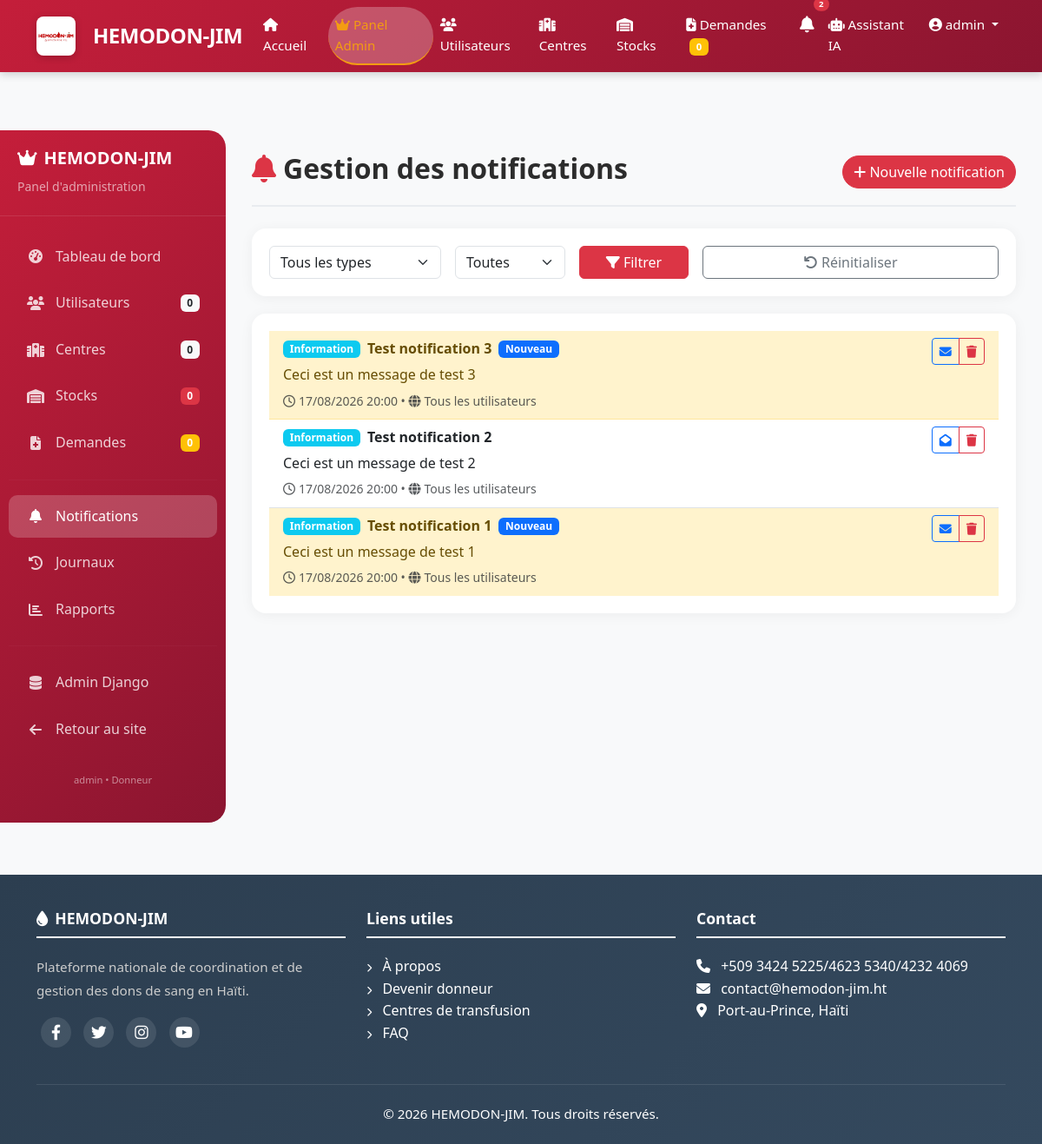
Page /admin-panel/notifications/ (signed in) on the committed database.
### apps/authentification/models.py (models this page shows, shortened)
class User(AbstractUser):
    GROUPE_CHOICES = [
        ('donneur', 'Donneur'),
        ('hospitalier', 'Personnel Hospitalier'),
        ('admin', 'Administrateur'),
        ('pnts', 'PNTS'),
    ]
    GROUPE_SANGUIN_CHOICES = [
        ('A+', 'A+'), ('A-', 'A-'),
        ('B+', 'B+'), ('B-', 'B-'),
        ('AB+', 'AB+'), ('AB-', 'AB-'),
        ('O+', 'O+'), ('O-', 'O-'),
    ]
    groupe = models.CharField(max_length=20, choices=GROUPE_CHOICES, default='donneur')
    telephone = models.CharField(max_length=20, unique=True)
    adresse = models.TextField(blank=True, null=True)
    commune = models.CharField(max_length=100, blank=True, null=True)
    departement = models.CharField(max_length=100, blank=True, null=True)
    date_naissance = models.DateField(null=True, blank=True)
    groupe_sanguin = models.CharField(max_length=3, choices=GROUPE_SANGUIN_CHOICES, blank=True, null=True)
    est_eligible = models.BooleanField(default=True)
    photo = models.ImageField(upload_to='photos/', blank=True, null=True)
    created_at = models.DateTimeField(auto_now_add=True)
    updated_at = models.DateTimeField(auto_now=True)
    class Meta:
        db_table = 'users'
        verbose_name = 'Utilisateur'
        verbose_name_plural = 'Utilisateurs'

### apps/app_admin/models.py (models this page shows, shortened)
class Notification(models.Model):
    TYPE_CHOICES = [
        ('info', 'Information'),
        ('success', 'Succès'),
        ('warning', 'Alerte'),
        ('danger', 'Urgent'),
        ('system', 'Système'),
    ]
    titre = models.CharField(max_length=200)
    message = models.TextField()
    type = models.CharField(max_length=20, choices=TYPE_CHOICES, default='info')
    est_lue = models.BooleanField(default=False)
    pour_tous = models.BooleanField(default=True)
    utilisateurs = models.ManyToManyField(User, blank=True, related_name='notifications')
    lien = models.CharField(max_length=200, blank=True, null=True)
    date_creation = models.DateTimeField(auto_now_add=True)
    date_mise_a_jour = models.DateTimeField(auto_now=True)
    class Meta:
        ordering = ['-date_creation']
        verbose_name = 'Notification'
        verbose_name_plural = 'Notifications'

### apps/app_admin/views.py (the view)
# urls.py: path('admin-panel/notifications/', views.admin_notifications, name='notifications'),
@login_required
@user_passes_test(is_admin)
def admin_notifications(request):
    notifications = Notification.objects.all().order_by('-date_creation')
    type_notif = request.GET.get('type')
    if type_notif:
        notifications = notifications.filter(type=type_notif)
    lu = request.GET.get('lu')
    if lu == 'true':
        notifications = notifications.filter(est_lue=True)
    elif lu == 'false':
        notifications = notifications.filter(est_lue=False)
    paginator = Paginator(notifications, 20)
    page_number = request.GET.get('page')
    notifications_page = paginator.get_page(page_number)
    context = {
        'notifications': notifications_page,
        'types': Notification.TYPE_CHOICES,
        'title': 'Flux d\'actualités - Notifications',
        'active_page': 'notifications',
    }
    return render(request, 'app_admin/notifications.html', context)

### templates/app_admin/notifications.html (shortened to what this page needs)
{% extends 'app_admin/base_admin.html' %}
{% load static %}
{% block admin_content %}
<div class="page-header">
    <h2><i class="fas fa-bell me-2 text-danger"></i>Gestion des notifications</h2>
    <a href="{% url 'app_admin:notification_create' %}" class="btn btn-danger">
        <i class="fas fa-plus"></i> Nouvelle notification
    </a>
</div>
<div class="admin-card">
    <form method="GET" class="row g-3">
        <div class="col-md-3">
            <select name="type" class="form-select">
                <option value="">Tous les types</option>
            </select>
        </div>
        <div class="col-md-2">
            <select name="lu" class="form-select">
                <option value="">Toutes</option>
            </select>
        </div>
        <div class="col-md-2">
            <button type="submit" class="btn btn-danger w-100">
                <i class="fas fa-filter"></i> Filtrer
            </button>
        </div>
        <div class="col-md-5">
            <a href="{% url 'app_admin:notifications' %}" class="btn btn-outline-secondary w-100">
                <i class="fas fa-undo"></i> Réinitialiser
            </a>
        </div>
    </form>
</div>
<div class="admin-card">
    <div class="list-group list-group-flush">
        {% for notif in notifications %}
        <div class="list-group-item d-flex justify-content-between align-items-start {% if not notif.est_lue %}list-group-item-warning{% endif %}">
            <div class="flex-grow-1">
                <div class="d-flex align-items-center mb-1">
                    <span class="badge {% if notif.type == 'danger' %}bg-danger{% elif notif.type == 'warning' %}bg-warning{% elif notif.type == 'success' %}bg-success{% elif notif.type == 'system' %}bg-secondary{% else %}bg-info{% endif %} me-2">
                        {{ notif.get_type_display }}
                    </span>
                    <strong>{{ notif.titre }}</strong>
                    {% if not notif.est_lue %}
                    <span class="badge bg-primary ms-2">Nouveau</span>
                    {% endif %}
                </div>
                <p class="mb-1">{{ notif.message }}</p>
                <small class="text-muted">
                    <i class="far fa-clock me-1"></i>{{ notif.date_creation|date:"d/m/Y H:i" }}
                    {% if not notif.pour_tous %}
                    • <i class="fas fa-users me-1"></i>{{ notif.utilisateurs.count }} destinataires
                    {% else %}
                    • <i class="fas fa-globe me-1"></i>Tous les utilisateurs
                    {% endif %}
                </small>
            </div>
            <div class="btn-group btn-group-sm">
                <a href="{% url 'app_admin:notification_toggle_read' notif.id %}"
                class="btn btn-outline-primary"
                onclick="return confirm('Marquer comme {% if notif.est_lue %}lu{% else %}non lu{% endif %} ?')">
                    <i class="fas {% if notif.est_lue %}fa-envelope-open{% else %}fa-envelope{% endif %}"></i>
                </a>
                <a href="{% url 'app_admin:notification_delete' notif.id %}"
                   class="btn btn-outline-danger"
                   onclick="return confirm('Supprimer cette notification ?')">
                    <i class="fas fa-trash"></i>
                </a>
            </div>
        </div>
        {% empty %}
        <div class="text-center py-4">
            <i class="fas fa-inbox fa-3x text-muted d-block mb-2"></i>
            <p class="text-muted mb-0">Aucune notification trouvée</p>
        </div>
        {% endfor %}
    </div>
</div>
{% endblock %}

### apps/app_admin/templates/app_admin/base_admin.html (shortened to what this page needs)
{% extends 'base.html' %}
{% load static %}
{% block content %}
<div class="admin-wrapper">
    <div class="admin-sidebar">
        <div class="sidebar-brand">
            <h5><i class="fas fa-crown me-2"></i>HEMODON-JIM</h5>
            <small>Panel d'administration</small>
        </div>
        <nav class="nav flex-column">
            <a class="nav-link {% if active_page == 'dashboard' %}active{% endif %}" href="{% url 'app_admin:dashboard' %}">
                <i class="fas fa-tachometer-alt"></i> Tableau de bord
            </a>
            <a class="nav-link {% if active_page == 'users' %}active{% endif %}" href="{% url 'app_admin:users' %}">
                <i class="fas fa-users"></i> Utilisateurs
                <span class="badge bg-light text-dark">{{ stats.total_donneurs|default:0 }}</span>
            </a>
            <a class="nav-link {% if active_page == 'centres' %}active{% endif %}" href="{% url 'app_admin:centres' %}">
                <i class="fas fa-hospital"></i> Centres
                <span class="badge bg-light text-dark">{{ stats.total_centres|default:0 }}</span>
            </a>
            <a class="nav-link {% if active_page == 'stocks' %}active{% endif %}" href="{% url 'app_admin:stocks' %}">
                <i class="fas fa-warehouse"></i> Stocks
                <span class="badge bg-danger">{{ stats.stocks_critiques|default:0 }}</span>
            </a>
            <a class="nav-link {% if active_page == 'demandes' %}active{% endif %}" href="{% url 'app_admin:demandes' %}">
                <i class="fas fa-file-medical"></i> Demandes
                <span class="badge bg-warning">{{ stats.demandes_urgentes|default:0 }}</span>
            </a>
            <hr>
            <a class="nav-link {% if active_page == 'notifications' %}active{% endif %}" href="{% url 'app_admin:notifications' %}">
                <i class="fas fa-bell"></i> Notifications
            </a>
            <a class="nav-link {% if active_page == 'logs' %}active{% endif %}" href="{% url 'app_admin:logs' %}">
                <i class="fas fa-history"></i> Journaux
            </a>
            <a class="nav-link {% if active_page == 'reports' %}active{% endif %}" href="{% url 'app_admin:reports' %}">
                <i class="fas fa-chart-bar"></i> Rapports
            </a>
            <hr>
            <a class="nav-link" href="{% url 'admin:index' %}">
                <i class="fas fa-database"></i> Admin Django
            </a>
            <a class="nav-link" href="{% url 'home' %}">
                <i class="fas fa-arrow-left"></i> Retour au site
            </a>
        </nav>
        <div class="sidebar-footer">
            <small>{{ user.username }} • {{ user.get_groupe_display }}</small>
        </div>
    </div>
    <div class="admin-content">
        {% block admin_content %}{% endblock %}
    </div>
</div>
{% endblock %}

### templates/partials/header.html (shortened to what this page needs)
{% load static %}
<nav class="navbar navbar-expand-lg navbar-custom fixed-top">
    <div class="container">
        <a class="navbar-brand" href="{% url 'home' %}">
            <img src="{% static 'images/logo/logo1.jpg' %}" alt="HEMODON-JIM" height="40" class="me-2" style="border-radius: 8px;">
            <span>HEMODON-JIM</span>
        </a>
        <div class="collapse navbar-collapse" id="navbarNav">
            <ul class="navbar-nav ms-auto">
                <li class="nav-item">
                    <a class="nav-link {% if request.path == '/' %}active{% endif %}" href="{% url 'home' %}">
                        <i class="fas fa-home"></i> Accueil
                    </a>
                </li>
                {% if user.is_authenticated %}
                    {% if user.is_superuser or user.groupe == 'admin' or user.groupe == 'pnts' %}
                        <li class="nav-item">
                            <a class="nav-link {% if 'admin-panel' in request.path %}active{% endif %}" href="{% url 'app_admin:dashboard' %}">
                                <i class="fas fa-crown"></i> Panel Admin
                            </a>
                        </li>
                        <li class="nav-item">
                            <a class="nav-link" href="{% url 'app_admin:users' %}">
                                <i class="fas fa-users"></i> Utilisateurs
                            </a>
                        </li>
                        <li class="nav-item">
                            <a class="nav-link" href="{% url 'app_admin:centres' %}">
                                <i class="fas fa-hospital"></i> Centres
                            </a>
                        </li>
                        <li class="nav-item">
                            <a class="nav-link {% if 'stocks' in request.path %}active{% endif %}" href="{% url 'stocks:list' %}">
                                <i class="fas fa-warehouse"></i> Stocks
                            </a>
                        </li>
                        <li class="nav-item">
                            <a class="nav-link {% if 'demandes' in request.path %}active{% endif %}" href="{% url 'demandes:toutes' %}">
                                <i class="fas fa-file-medical"></i> Demandes
                                <span class="badge bg-warning ms-1">{{ demandes_urgentes|default:0 }}</span>
                            </a>
                        </li>
                    {% endif %}
                    <li class="nav-item">
                        <a class="nav-link position-relative" href="{% url 'notifications:list' %}">
                            {% if user_notifications_count > 0 %}
                            <span class="position-absolute top-0 start-100 translate-middle badge rounded-pill bg-danger" style="font-size: 0.6rem; margin-top: -3px;">
                                {{ user_notifications_count }}
                            </span>
                            {% endif %}
                        </a>
                    </li>
                    <li class="nav-item">
                        <a class="nav-link" href="{% url 'chatbot:chatbot' %}">
                            <i class="fas fa-robot"></i> Assistant IA
                        </a>
                    </li>
                    <li class="nav-item dropdown">
                        <a class="nav-link dropdown-toggle" href="#" id="userDropdown" role="button" data-bs-toggle="dropdown">
                            <i class="fas fa-user-circle"></i> {{ user.username }}
                        </a>
                    </li>
                {% endif %}
            </ul>
        </div>
    </div>
</nav>

### rows in the picture
User: username "admin", groupe "Donneur"
Notification: type "Information", titre "Test notification 3", est_lue "Nouveau", message "Ceci est un message de test 3", date_creation "17/08/2026 20:00", pour_tous True (drawn)
Notification: type "Information", titre "Test notification 2", message "Ceci est un message de test 2", date_creation "17/08/2026 20:00", pour_tous True (drawn), est_lue True (drawn)
Notification: type "Information", titre "Test notification 1", est_lue "Nouveau", message "Ceci est un message de test 1", date_creation "17/08/2026 20:00", pour_tous True (drawn)

### other values in the picture
{{ demandes_urgentes|default:0 }} "0"
{{ user_notifications_count }} "2"
{{ stats.total_donneurs|default:0 }} "0"
{{ stats.total_centres|default:0 }} "0"
{{ stats.stocks_critiques|default:0 }} "0"
{{ stats.demandes_urgentes|default:0 }} "0"
